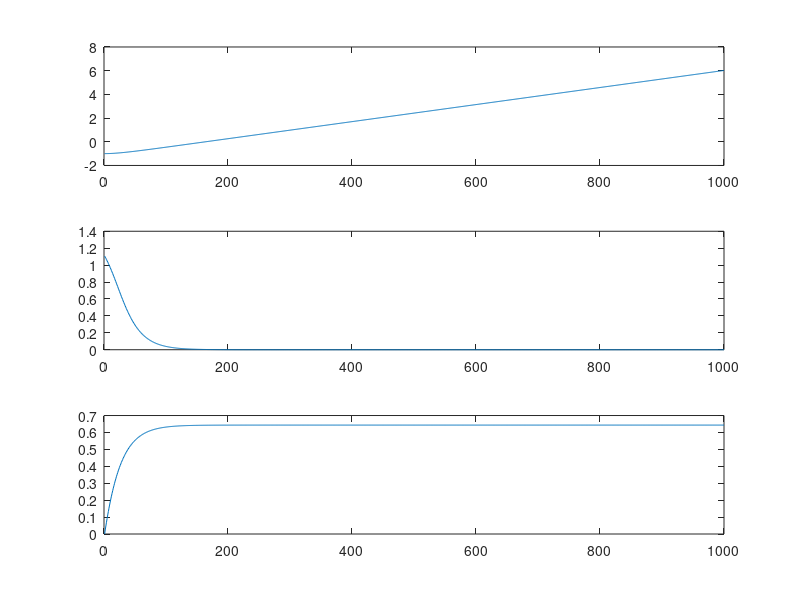

Write MATLAB code to recreate this figure.
%% Pure Pursuit control for lane switching %%%
clc
clear all;
yd = 2;  		% desired path
x0 = 0;  		% initial x
y0 = 1;  		% initial y
theta0 = 0;  		% initial theta
N = 1000;  		% calculate 1000 steps
x = zeros(1,N); 	% create x vector with all 0 elements
y = zeros(1,N); 	% create y vector with all 0 elements
theta = zeros(1,N); 	% create theta vecotor with all 0 elements
phi = zeros(1,N); 	% create phi vecotor with all 0 elements
x(1) = x0; 		% record the first x value
y(1) = y0; 		% record the first y value
theta(1) = theta0; 	% record the first theta value

T = 0.01;    		% sampling time
v = 1.2;    		% speed
k = 0.5;    		% control gain (need to tune this)
L = 1;          	% vehicle baseline
for i=1:1:N-1
    ld = k*v;                             		 % calculate lookaead distance
    alpha = asin((yd-y0)*ld)-theta;                          		 % calculate alpha angle
    phi(i) = atan((2*L*sin(alpha(i)))/ld);  				 % calculate steering angle phi
    x(i+1) = x(i)+v*cos(theta(i))*T;             % calculate next x based on current control input
    y(i+1) = y(i)+v*sin(theta(i))*T;             % calculate next y based on current control input
    theta(i+1) = theta(i) + (v*tan(phi(i))/L)*T; % calculate next theta based on current control input
end

figure(1)
subplot(3,1,1)
plot(y-yd); % plot lane switching errors
subplot(3,1,2)
plot(phi);% plot steering angles
subplot(3,1,3)
plot(theta) % plot vehicle orientations
